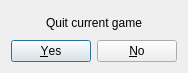
<?xml version="1.0" encoding="UTF-8"?>
<ui version="4.0">
 <class>dlg_quit</class>
 <widget class="QDialog" name="dlg_quit">
  <property name="geometry">
   <rect>
    <x>0</x>
    <y>0</y>
    <width>184</width>
    <height>73</height>
   </rect>
  </property>
  <property name="sizePolicy">
   <sizepolicy hsizetype="Minimum" vsizetype="Minimum">
    <horstretch>0</horstretch>
    <verstretch>0</verstretch>
   </sizepolicy>
  </property>
  <property name="maximumSize">
   <size>
    <width>184</width>
    <height>73</height>
   </size>
  </property>
  <property name="windowTitle">
   <string>Quit game</string>
  </property>
  <property name="windowIcon">
   <iconset>
    <normaloff>../icons/32x32/addiction-solitaire.png</normaloff>../icons/32x32/addiction-solitaire.png</iconset>
  </property>
  <property name="modal">
   <bool>true</bool>
  </property>
  <layout class="QVBoxLayout" name="verticalLayout">
   <item>
    <widget class="QLabel" name="label">
     <property name="text">
      <string>Quit current game</string>
     </property>
     <property name="textFormat">
      <enum>Qt::PlainText</enum>
     </property>
     <property name="alignment">
      <set>Qt::AlignCenter</set>
     </property>
     <property name="margin">
      <number>5</number>
     </property>
    </widget>
   </item>
   <item>
    <widget class="QDialogButtonBox" name="bbx_quit">
     <property name="orientation">
      <enum>Qt::Horizontal</enum>
     </property>
     <property name="standardButtons">
      <set>QDialogButtonBox::No|QDialogButtonBox::Yes</set>
     </property>
     <property name="centerButtons">
      <bool>true</bool>
     </property>
    </widget>
   </item>
  </layout>
 </widget>
 <resources/>
 <connections>
  <connection>
   <sender>bbx_quit</sender>
   <signal>accepted()</signal>
   <receiver>dlg_quit</receiver>
   <slot>accept()</slot>
   <hints>
    <hint type="sourcelabel">
     <x>248</x>
     <y>254</y>
    </hint>
    <hint type="destinationlabel">
     <x>157</x>
     <y>274</y>
    </hint>
   </hints>
  </connection>
  <connection>
   <sender>bbx_quit</sender>
   <signal>rejected()</signal>
   <receiver>dlg_quit</receiver>
   <slot>reject()</slot>
   <hints>
    <hint type="sourcelabel">
     <x>316</x>
     <y>260</y>
    </hint>
    <hint type="destinationlabel">
     <x>286</x>
     <y>274</y>
    </hint>
   </hints>
  </connection>
 </connections>
</ui>
